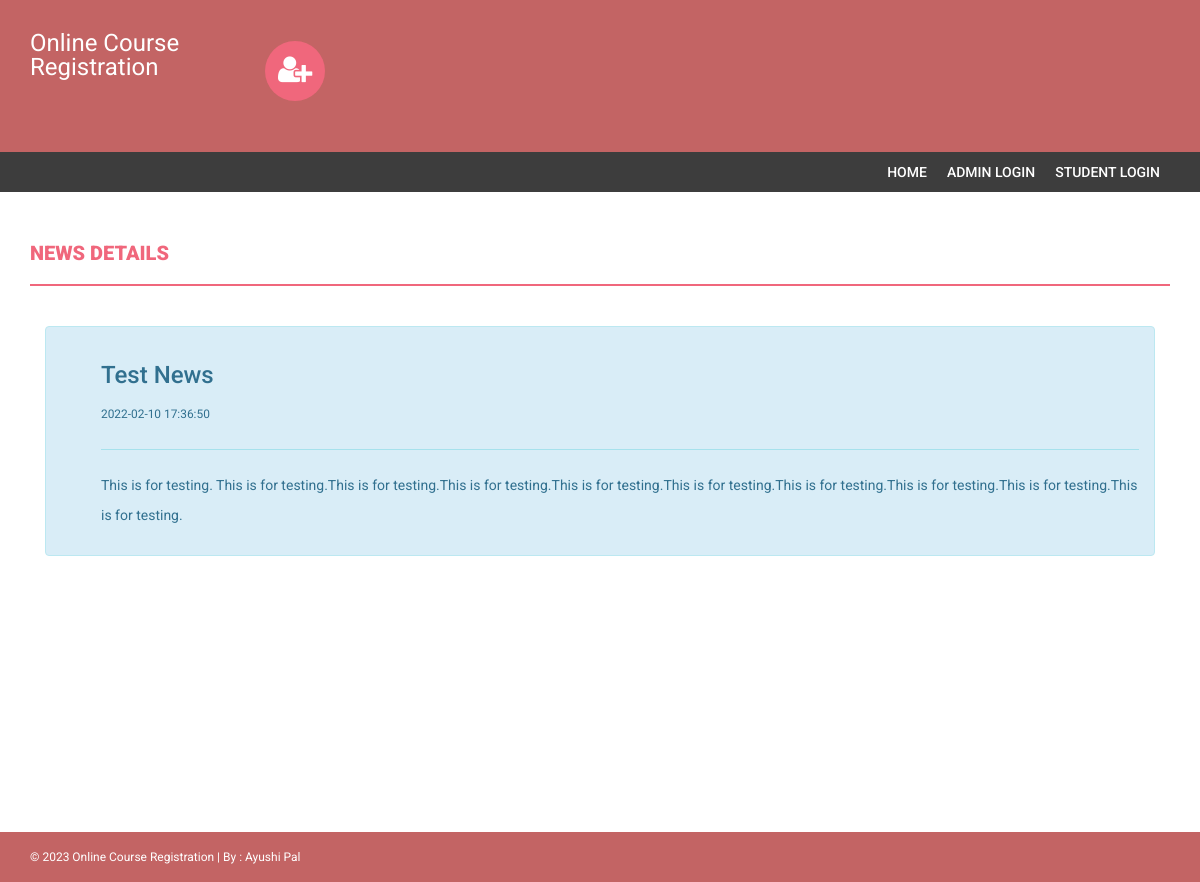
The page /onlinecourse/news-details.php?nid=2 on the database its author committed.
### tables this page shows
CREATE TABLE `news` (
  `id` int(11) NOT NULL,
  `newstitle` varchar(255) DEFAULT NULL,
  `newsDescription` mediumtext DEFAULT NULL,
  `postingDate` timestamp NULL DEFAULT current_timestamp()
);

### onlinecourse/news-details.php (the view, shortened to what this page needs)
<!DOCTYPE html>
<html xmlns="http://www.w3.org/1999/xhtml">
<head>
    <link href="assets/css/bootstrap.css" rel="stylesheet" />
    <link href="assets/css/font-awesome.css" rel="stylesheet" />
    <link href="assets/css/style.css" rel="stylesheet" />
</head>
<body>
    <?php include('includes/header.php');?>
<section class="menu-section">
        <div class="container">
            <div class="row">
                <div class="col-md-12">
                    <div class="navbar-collapse collapse ">
                        <ul id="menu-top" class="nav navbar-nav navbar-right">
                             <li><a href="index.php">Home </a></li>
                             <li><a href="admin/">Admin Login </a></li>
                              <li><a href="index.php">Student Login</a></li>
                        </ul>
                    </div>
                </div>
            </div>
        </div>
    </section>
    <div class="content-wrapper">
        <div class="container">
            <div class="row">
                <div class="col-md-12">
                    <h4 class="page-head-line">News Details </h4>
                </div>
            </div>
                <div class="col-md-12">
                    <div class="alert alert-info">
                        <ul>
<?php $nid=$_GET['nid'];
$sql=mysqli_query($con,"select * from news where id='$nid'");
while($row=mysqli_fetch_array($sql))
{?>
<h3><?php echo htmlentities($row['newstitle']);?></h3>
<small><?php echo htmlentities($row['postingDate']);?></small>
<hr />
<p><?php echo htmlentities($row['newsDescription']);?></p>
<?php } ?>
                        </ul>
                    </div>
                                    </div>
            </div>
        </div>
    <?php include('includes/footer.php');?>
</body>
</html>

### onlinecourse/assets/css/style.css (style rules this page uses)
body { font-family: 'Roboto', sans-serif; line-height: 30px; }
.content-wrapper { margin-top: 40px; min-height: 600px; padding-bottom: 60px; }
.page-head-line { font-weight: 900; padding-bottom: 20px; border-bottom: 2px solid #F0677C; text-transform: uppercase; color: #F0677C; font-size: 20px; margin-bottom: 40px; }
.menu-section { background-color: #3D3D3D; }
#menu-top a { color: #FFF; text-decoration: none; font-weight: 500; padding: 10px 10px 10px 10px; text-transform: uppercase; }

### rows shown on the page
news: newstitle "Test News", postingDate "2022-02-10 17:36:50", newsDescription "This is for testing. This is for testing.This is for testing.This is for testing.This is for testing.This is for testing.This is for testing.This is for testing.This is for testing.This is for testing."
